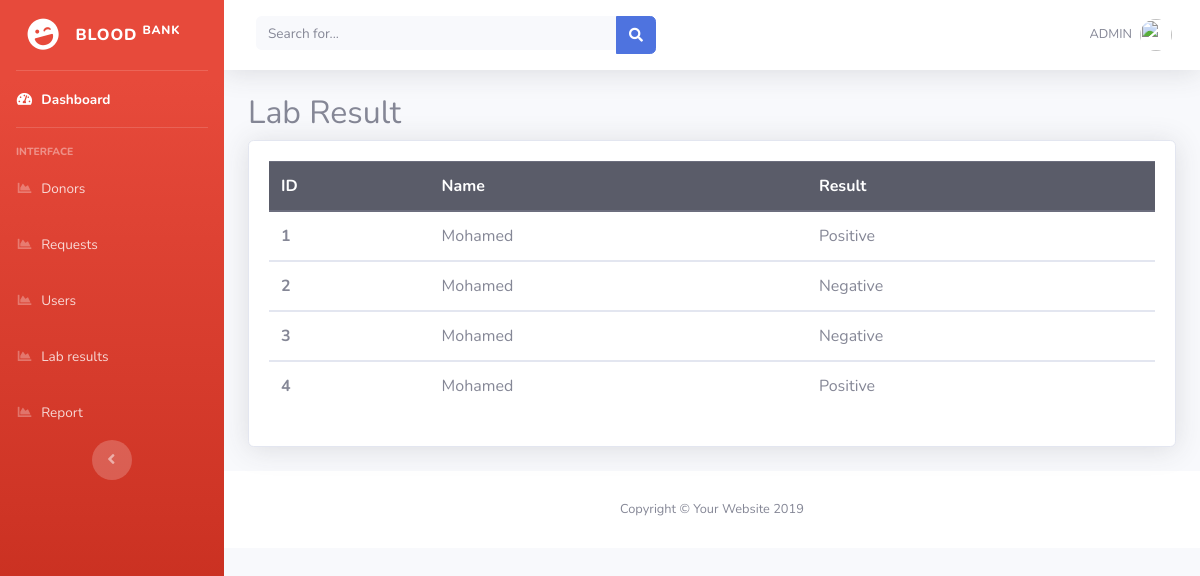
Page /Admin/labResult.php on the committed database.
### tables this page shows
CREATE TABLE `lab` (
  `labid` int(11) NOT NULL,
  `donor_id` int(11) NOT NULL,
  `fullname` varchar(100) NOT NULL,
  `gender` varchar(100) NOT NULL,
  `blood_type` varchar(100) NOT NULL,
  `unit` varchar(100) NOT NULL,
  `status` varchar(100) NOT NULL
);

### Admin/labResult.php (the view, shortened to what this page needs)
<?php
include('includes/header.php');
include('includes/navbar.php');
?>
<?php
include('../Admin/connection.php');
$donor = mysqli_query($conn, "SELECT * FROM lab where status='Negative' or status='Positive'");
?>
<div class="container-fluid">
    <h2>Lab Result</h2>
    <div class="card shadow mb-4">
    <div class="card-body">
<div class="table-responsive">
<table class="table">
  <thead class="thead-dark">
    <tr>
      <th scope="col">ID</th>
      <th scope="col">Name</th>
      <th scope="col">Result</th>
    </tr>
  </thead>
  <?php while ($row = mysqli_fetch_array($donor)) {  ?>
  <tbody>
    <tr>
      <th scope="row"><?php echo $row['labid']; ?></th>
      <td><?php echo $row['fullname']; ?></td>
      <td><?php echo $row['status']; ?></td>
    </tr>
  </tbody>
  <?php } ?>
</table>
</div>
    </div>
    </div>
</div>
<?php
include('includes/footer.php');
?>

### Admin/includes/header.php (shortened to what this page needs)
<!DOCTYPE html>
<html lang="en">
<head>
  <link href="vendor/fontawesome-free/css/all.min.css" rel="stylesheet" type="text/css">
  <link href="css/sb-admin-2.min.css" rel="stylesheet">
</head>
<body id="page-top">
  <div id="wrapper">

### Admin/includes/navbar.php (shortened to what this page needs)
  <ul class="navbar-nav bg-gradient-danger   sidebar sidebar-dark accordion" id="accordionSidebar">
<a class="sidebar-brand d-flex align-items-center justify-content-center" href="index.html">
  <div class="sidebar-brand-icon rotate-n-15">
    <i class="fas fa-laugh-wink"></i>
  </div>
  <div class="sidebar-brand-text mx-3">Blood <sup>Bank</sup></div>
</a>
<hr class="sidebar-divider my-0">
<li class="nav-item active">
  <a class="nav-link" href="index.php">
    <i class="fas fa-fw fa-tachometer-alt"></i>
    <span>Dashboard</span></a>
</li>
<hr class="sidebar-divider">
<div class="sidebar-heading">
  Interface
</div>
<li class="nav-item">
  <a class="nav-link" href="donor.php">
    <i class="fas fa-fw fa-chart-area"></i>
    <span>Donors</span></a>
</li>
<li class="nav-item">
  <a class="nav-link" href="requests.php">
    <i class="fas fa-fw fa-chart-area"></i>
    <span>Requests</span></a>
</li>
<li class="nav-item">
  <a class="nav-link" href="users.php">
    <i class="fas fa-fw fa-chart-area"></i>
    <span>Users</span></a>
</li>
<li class="nav-item">
  <a class="nav-link" href="labResult.php">
    <i class="fas fa-fw fa-chart-area"></i>
    <span>Lab results</span></a>
</li>
<li class="nav-item">
  <a class="nav-link" href="request.php">
    <i class="fas fa-fw fa-chart-area"></i>
    <span>Report</span></a>
</li>
<div class="text-center d-none d-md-inline">
  <button class="rounded-circle border-0" id="sidebarToggle"></button>
</div>
</ul>
    <div id="content-wrapper" class="d-flex flex-column">
      <div id="content">
        <nav class="navbar navbar-expand navbar-light bg-white topbar mb-4 static-top shadow">
          <form class="d-none d-sm-inline-block form-inline mr-auto ml-md-3 my-2 my-md-0 mw-100 navbar-search">
            <div class="input-group">
              <input type="text" class="form-control bg-light border-0 small" placeholder="Search for..." aria-label="Search" aria-describedby="basic-addon2">
              <div class="input-group-append">
                <button class="btn btn-primary" type="button">
                  <i class="fas fa-search fa-sm"></i>
                </button>
              </div>
            </div>
          </form>
          <ul class="navbar-nav ml-auto">
            <li class="nav-item dropdown no-arrow">
              <a class="nav-link dropdown-toggle" href="#" id="userDropdown" role="button" data-toggle="dropdown" aria-haspopup="true" aria-expanded="false">
                <span class="mr-2 d-none d-lg-inline text-gray-600 small">
              ADMIN
                </span>
                <img class="img-profile rounded-circle" src="https://source.unsplash.com/QAB-WJcbgJk/60x60">
              </a>
            </li>
          </ul>
        </nav>

### Admin/includes/footer.php
      <footer class="sticky-footer bg-white">
        <div class="container my-auto">
          <div class="copyright text-center my-auto">
            <span>Copyright &copy; Your Website 2019</span>
          </div>
        </div>
      </footer>
      </div>
      </div>
    </div>
</body>
</html>

### rows in the picture
lab: labid "1", fullname "Mohamed", status "Positive"
lab: labid "2", fullname "Mohamed", status "Negative"
lab: labid "3", fullname "Mohamed", status "Negative"
lab: labid "4", fullname "Mohamed", status "Positive"
